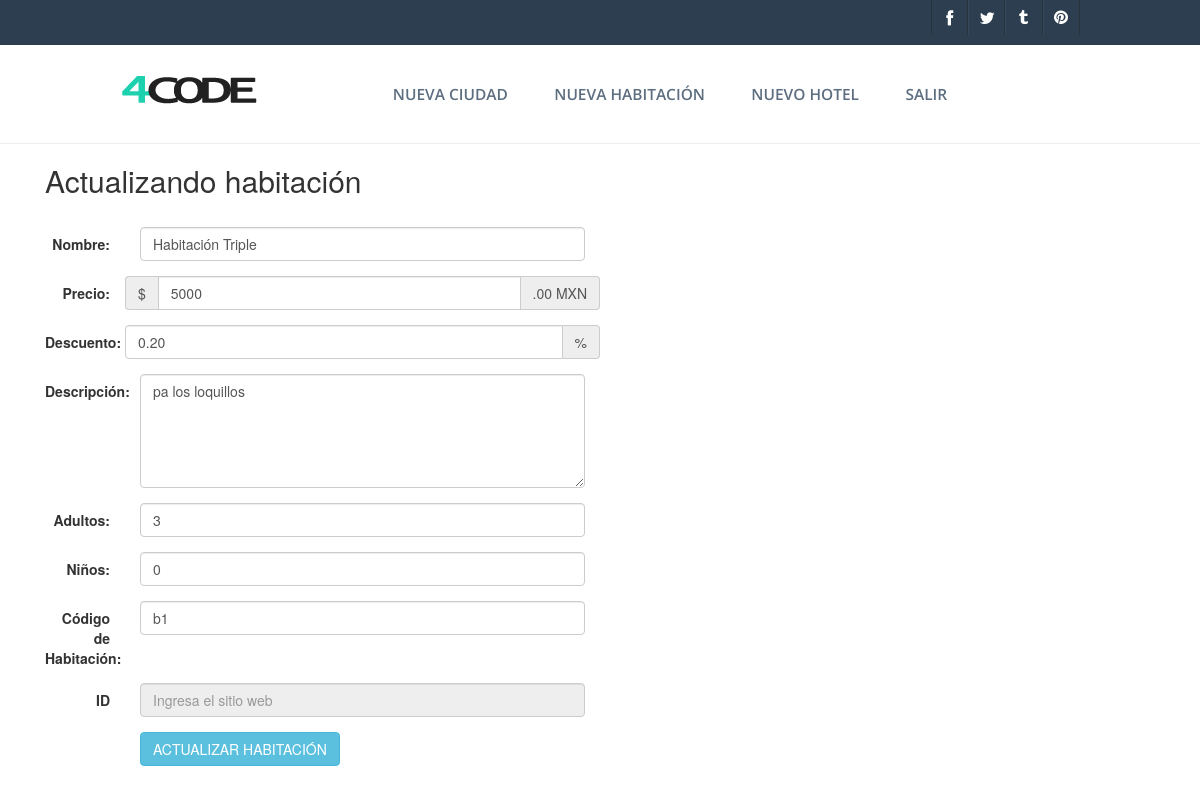
Screenshot of /actualizarHabitacion.php?Variable=4 (signed in) with the database file from the repository.
### tables this page shows
CREATE TABLE habitacion (
id_habitacion int auto_increment primary key, 
nombre varchar(50) not null, 
precio 	int not null,
descuento DEC(4,2) not null,
descripcion varchar(100) not null,
adultos varchar(2) not null,
ninos varchar(2) not null,
numeroHabitacion varchar(2) not null,
id_hotel int not null,
FOREIGN KEY (id_hotel) REFERENCES hotel(id_hotel)
);

### actualizarHabitacion.php (the view, shortened to what this page needs)
<!DOCTYPE html>
<html>
<head>
<?php include "style.php"; ?>
</head>
<body>
      <div class="top-header" id="header">
        <div class="wrap">
        <div class="top-header-right">
          <ul>
            <li><a class="face" href="#"><span> </span></a></li>
            <li><a class="twit" href="#"><span> </span></a></li>
            <li><a class="thum" href="#"><span> </span></a></li>
            <li><a class="pin" href="#"><span> </span></a></li>
          </ul>
        </div>
      </div>
      </div>
      <div class="header">
        <div class="wrap">
        <div class="logo">
          <a href="index.html"><img src="web/images/logo.png" title="HotelesBonitos" /></a>
        </div>
<?php
include 'menuADMIN.php';
?>
      </div>
    </div>
<?php
  $mysqli = mysqli_connect("localhost", "root", "12345", "hoteles");
  $sql = "SELECT * from habitacion where id_habitacion = ".$_GET['Variable'];
  $res = mysqli_query($mysqli, $sql);
  while ($newArray = mysqli_fetch_array($res, MYSQLI_ASSOC)) {
   $nombre = $newArray['nombre'];
   $precio = $newArray['precio'];
   $descuento = $newArray['descuento'];
   $descripcion = $newArray['descripcion'];
   $adultos = $newArray['adultos'];
   $ninos = $newArray['ninos'];
   $numeroHabitacion = $newArray['numeroHabitacion'];
   ?>
 <div class='container'>
<div class="col-sm-6" align:center >
  <h2 >Actualizando habitación</h2> <br>
  <form class="form-horizontal" method="POST">
  <div class="form-group">
      <label class="control-label col-sm-2" for="nombre">Nombre:</label>
      <div class="col-sm-10">
        <input type="text" class="form-control" id="nombre" placeholder="Ingresa el nombre" name="nombre" value='<?php echo $nombre ?>' onkeypress="return letras(event);">
      </div>
    </div>
   <div class="form-group">
      <label class="control-label col-sm-2" for="precio">Precio:</label>
      <div class="input-group"s>
        <div class="input-group-addon">$</div>
        <input type="text" class="form-control" id="precio" placeholder="dinero dinero dinero" name="precio" value='<?php echo $precio ?>'  onkeypress="return num(event);">
        <div class="input-group-addon">.00 MXN</div>
      </div>
    </div>
    <div class="form-group">
      <label class="control-label col-sm-2" for="descuento">Descuento:</label>
      <div class="input-group">
        <input type="text" class="form-control" id="descuento" name="descuento" value='<?php echo $descuento ?>' onkeypress="return num(event);">
        <div class="input-group-addon">%</div>
      </div>
    </div>
     <div class="form-group">
      <label class="control-label col-sm-2" for="descripcion">Descripción:</label>
      <div class="col-sm-10">
        <textarea class="form-control" rows="5" id="descripcion" name="descripcion" ><?php echo $descripcion ?></textarea>
      </div>
    </div>
     <div class="form-group">
      <label class="control-label col-sm-2" for="adultos">Adultos:</label>
      <div class="col-sm-10">
        <input type="text" class="form-control" id="adultos" placeholder="Ingresa cantidad de adultos" name="adultos" value='<?php echo $adultos ?>' onkeypress="return num(event);">
      </div>
    </div>
      <div class="form-group">
      <label class="control-label col-sm-2" for="ninos">Niños:</label>
      <div class="col-sm-10">
        <input type="text" class="form-control" id="ninos" placeholder="Ingresa cantidad de niños" name="ninos" value='<?php echo $ninos ?>' onkeypress="return num(event);">
      </div>
    </div>
    <div class="form-group">
      <label class="control-label col-sm-2" for="web">Código de Habitación:</label>
      <div class="col-sm-10">
        <input type="text" class="form-control" id="web" placeholder="Ejemplo A12" name="web" value='<?php echo $numeroHabitacion ?>'>
      </div>
    </div>
        <div class="form-group">
      <label class="control-label col-sm-2" for="ubicacion">ID</label>
      <div class="col-sm-10">
        <input type="text" class="form-control" id="ubicacion" placeholder="Ingresa el sitio web" name="ubicacion" value='<?php echo $_SESSION['idHotel']; ?>' disabled>
      </div>
    </div>
    <div class="form-group">
      <div class="col-sm-offset-2 col-sm-10">
        <button type="submit" class="btn btn-info" name="submit" value="registrar">Actualizar habitación</button>
      </div>
    </div>
   <?php
   }
?>
</form>
</body>
</html>

### web/css/style.css (style rules this page uses)
html,body,div,span,applet,object,iframe,h1,h2,h3,h4,h5,h6,p,blockquote,pre,a,abbr,acronym,address,big,cite,code,del,dfn,em,img,ins,kbd,q,s,samp,small,strike,strong,sub,sup,tt,var,b,u,i,dl,dt,dd,ol,nav ul,nav li,fieldset,form,label,legend,table,caption,tbody,tfoot,thead,tr,th,td,article,aside,canvas,details,embed,figure,figcaption,footer,header,hgroup,menu,nav,output,ruby,section,summary,time,mark,audio,video { margin:0;padding:0;border:0;font-size:100%;font:inherit;vertical-align:baseline; }
ol,ul { list-style:none;margin:0px;padding:0px; }
a { text-decoration:none; }
img { max-width:100%; }
body { font-family: 'Open Sans', sans-serif; background:#FFF; }
.wrap { width:70%; margin:0 auto; }
.top-header { background:#2C3E50; }
.top-header-right { float:right; }
.top-header-right ul li { float: left; }
.top-header-right ul li a { display: block; padding: 0.55em; }
.top-header-right ul li a span { height:20px; width: 20px; display: block; }
.top-header-right ul li a.face span { background: url(../images/social-icons.png) no-repeat 0px 0px; }
.top-header-right ul li a.twit span { background: url(../images/social-icons.png) no-repeat -20px 0px; }
.top-header-right ul li a.thum span { background:url(../images/social-icons.png) no-repeat -38px 0px; }
.top-header-right ul li a.pin span { background:url(../images/social-icons.png) no-repeat -56px 0px; }
.top-header-right ul li { border-left: 1px ridge #36485A; border-right: 1px ridge #28323C; }
.top-header-right ul li:first-child { border-left: 1px ridge #28323C; }
.logo { float: left; margin-top: 2.2em; }
.header { border-bottom: 1px solid #eee; }
.btn { background: #2C3E50; color: #FFF; padding: 0.7em 2.2em; display: inline-block; text-transform: uppercase; transition: 0.5s all; -webkit-transition: 0.5s all; -moz-transition: 0.5s all; -o-transition: 0.5s all; border-radius: 0.3em; -webkit-border-radius: 0.3em; -moz-border-radius: 0.3em; -o-border-radius: 0.3em; font-size: 0.875em; border-bottom: 4px solid #2A323A; }
@media only screen and (max-width:1280px) and (min-width:1024px) { .wrap { width: 80%; } }

### rows the page displays
habitacion: nombre "Habitación Triple", precio "5000", descuento "0.20", descripcion "pa los loquillos", adultos "3", ninos "0", web "b1"
